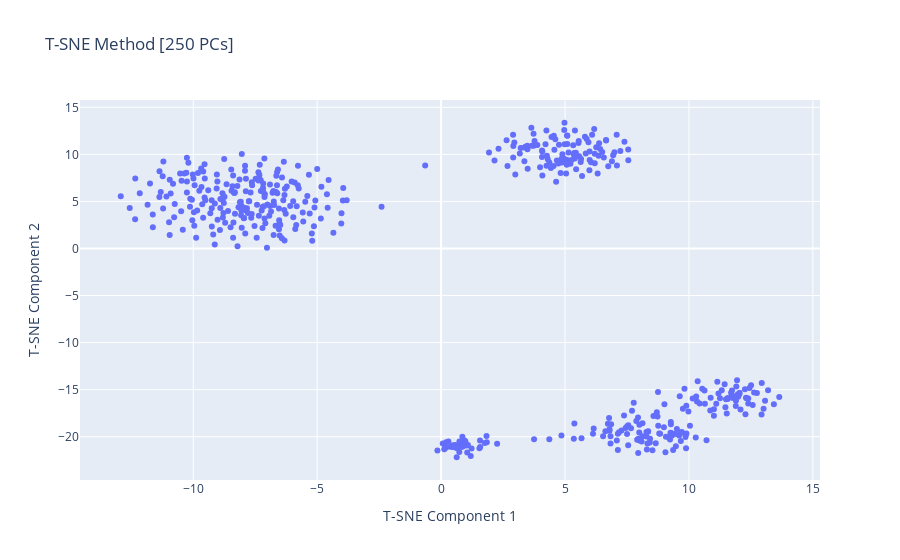

The notebook cell saved with this chart:
### Markdown cell above
### 250 PCs

### Code cell
pc_components = pc_lst[3]
fig = go.Figure()
fig.add_traces(
    go.Scatter(
        x=tsne_dict[pc_components][:,0],
        y=tsne_dict[pc_components][:,1],
        mode="markers",
    )
)
fig.update_layout(
    title_text = f"T-SNE Method [{pc_components} PCs]"
)
fig.update_yaxes(title_text = "T-SNE Component 2")
fig.update_xaxes(title_text ="T-SNE Component 1")
fig.show()

### Figure 1 — Plotly figure (JSON) as saved in the notebook; plotly's stock layout.template omitted (floating-point values rounded to 4 significant figures; data arrays with more than 128 entries replaced by an {"elided": "..."} marker saying what was removed)
{"data": [{"mode": "markers", "type": "scatter", "x": {"elided": "511 float values"}, "y": {"elided": "511 float values"}}], "layout": {"title": {"text": "T-SNE Method [250 PCs]"}, "xaxis": {"title": {"text": "T-SNE Component 1"}}, "yaxis": {"title": {"text": "T-SNE Component 2"}}}}
